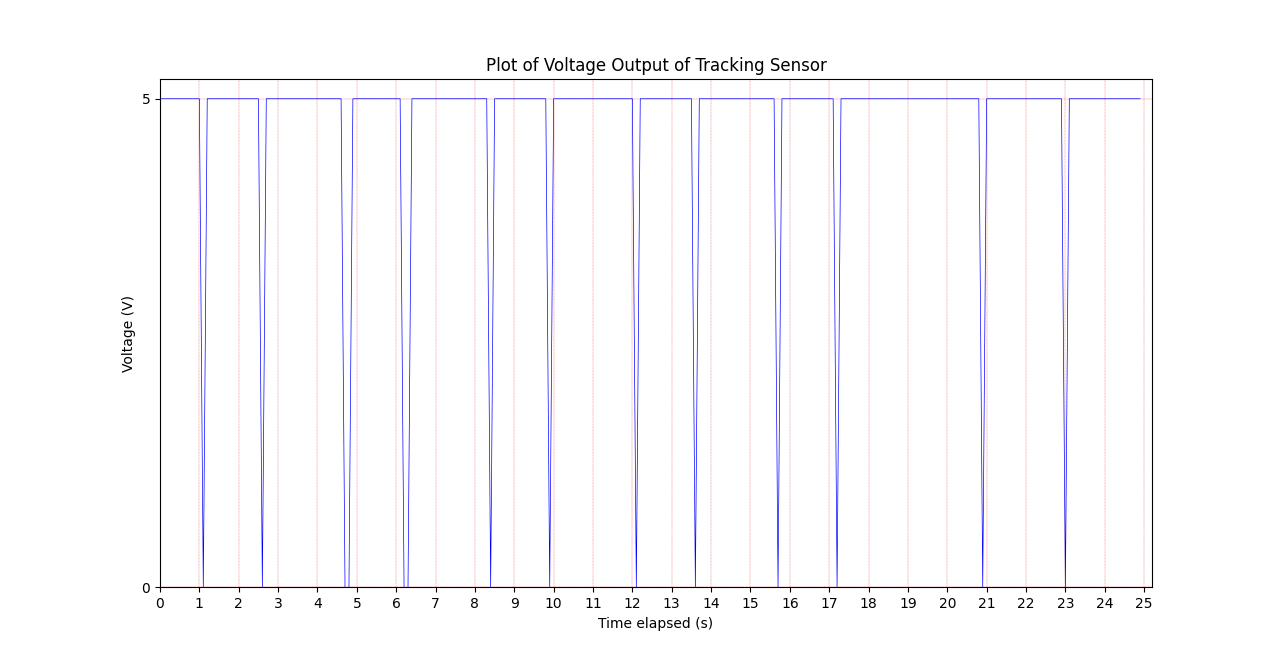

This chart was generated by the following Python code:
import numpy as np
import matplotlib.pyplot as plt

# Importing Data & Handling
data = np.genfromtxt("\Data_Oscillation.txt")
# Column Separation
timing = data[:250,0]
voltage = data[:250,1]
# Offset Adjustment
timing = timing - 15.8
voltage = voltage * 5

# Plotting
plt.figure(1)
plt.title('Plot of Voltage Output of Tracking Sensor')
plt.plot(timing, voltage, "b-", lw=0.5)
plt.grid(color='r',ls='--',lw=0.2)
# X-Axis (Time)
plt.xlabel('Time elapsed (s)')
plt.xlim([0,25.2])
plt.xticks(np.arange(0, 25.2))
# Y-Axis (Voltage)
plt.ylabel('Voltage (V)')
plt.ylim([0,5.2])
plt.yticks([0,5])
# Display
plt.show()
